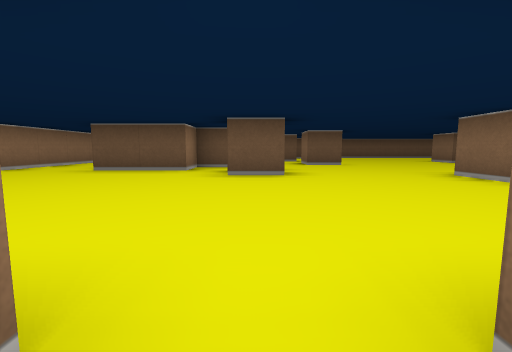
view 1 (above)

23 first-person views from a walk through a cub3D maze. The camera is about half as high as the walls, tilts 6° down and sees 90° across. The floor is counted in squares. Each view is taken from the middle of a square. On the plan, view 1 faces up. The plan holds only what a view shows up to about 9 squares ahead; the rest is blank.

view 2
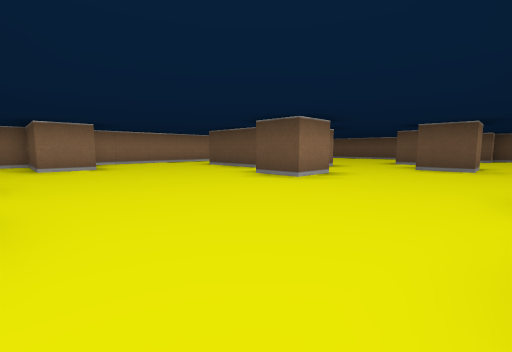

view 3
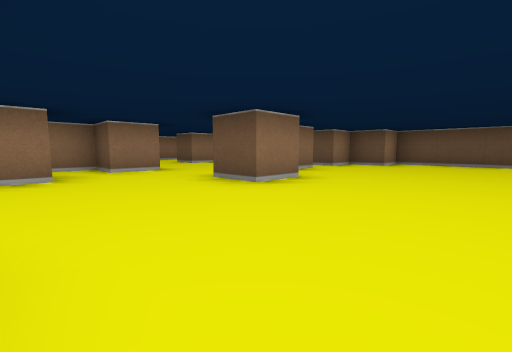

view 4
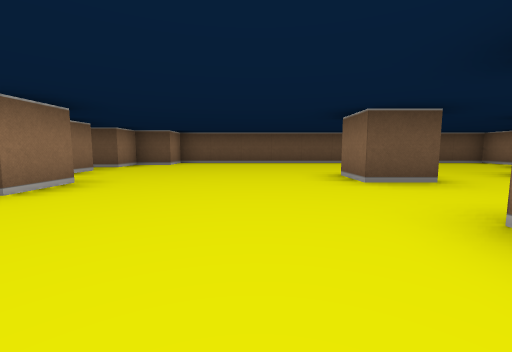

view 5
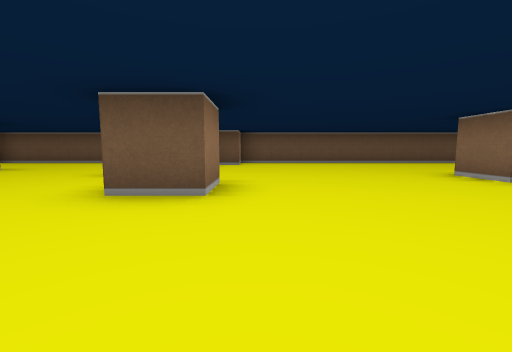

view 6
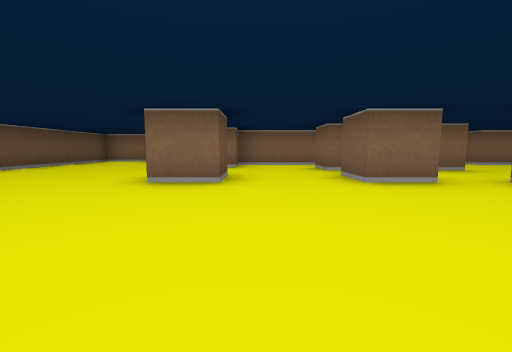

view 7
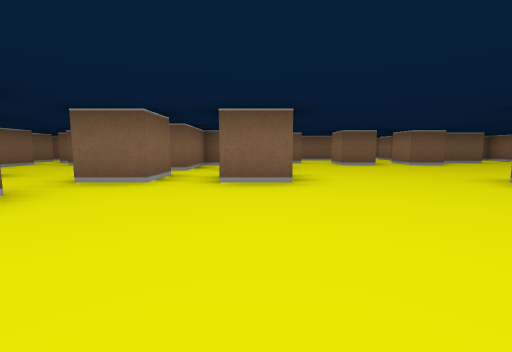

view 8
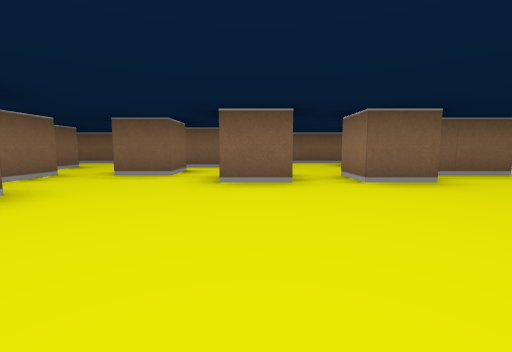

view 9
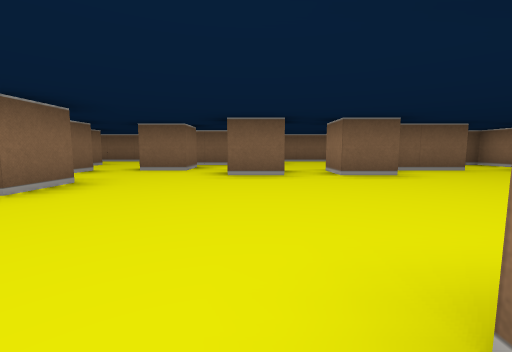

view 10
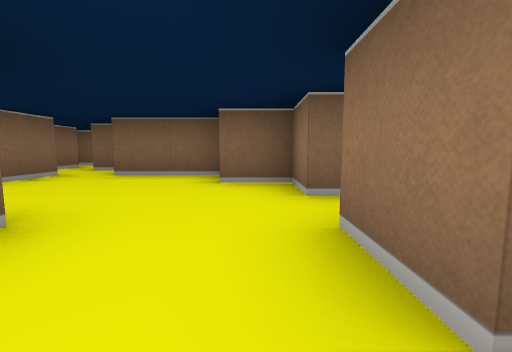

view 11
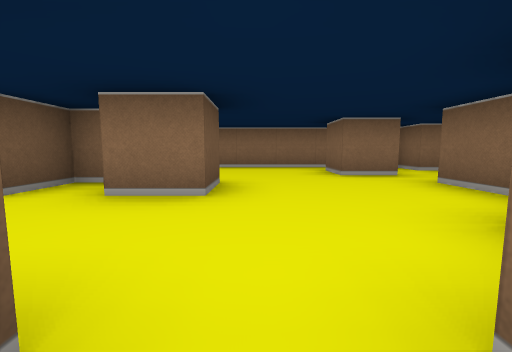

view 12
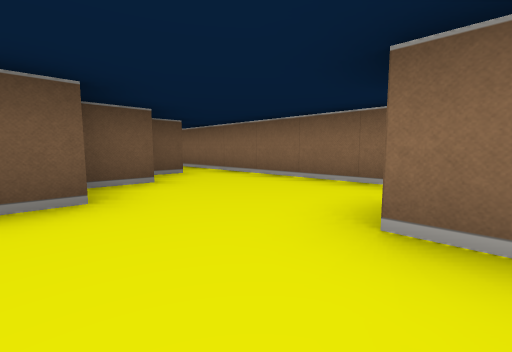

view 13
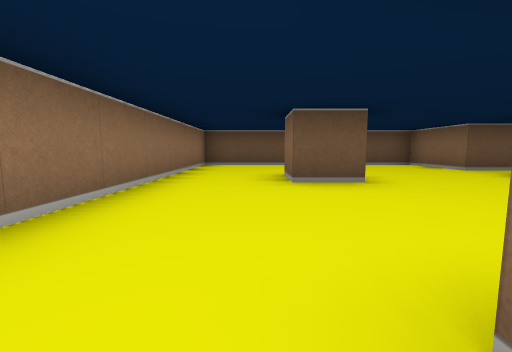

view 14
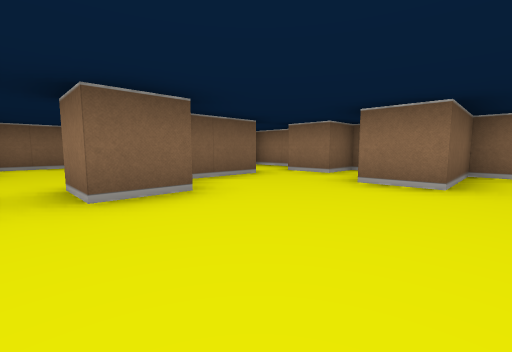

view 15
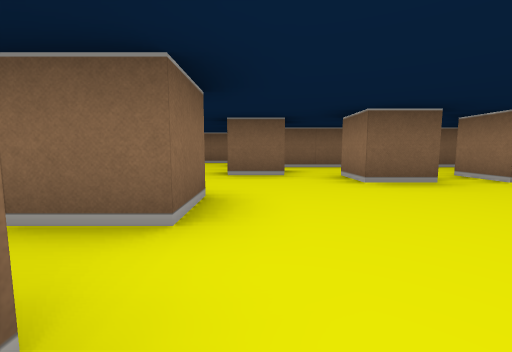

view 16
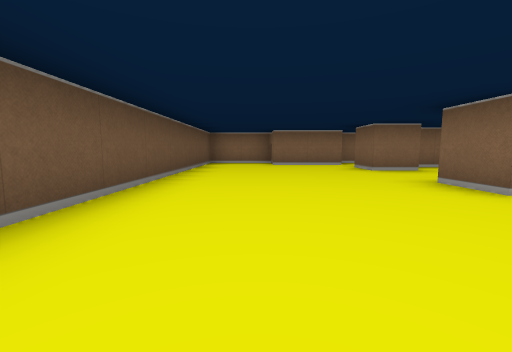

view 17
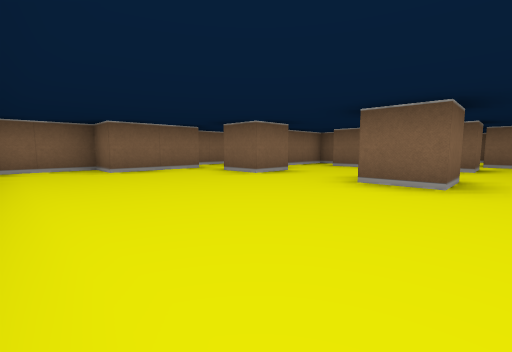

view 18
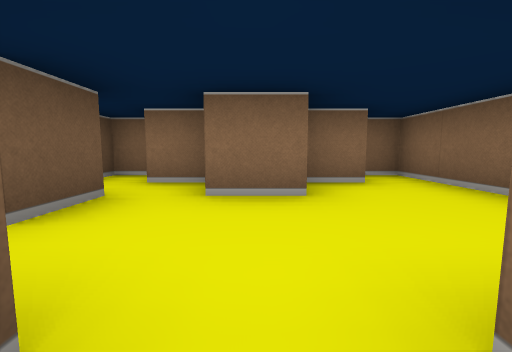

view 19
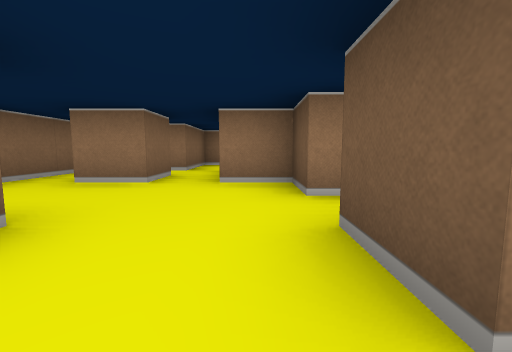

view 20
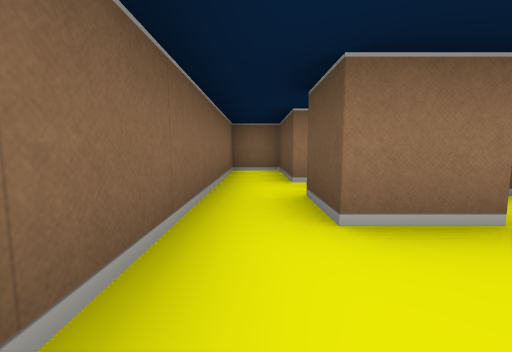

view 21
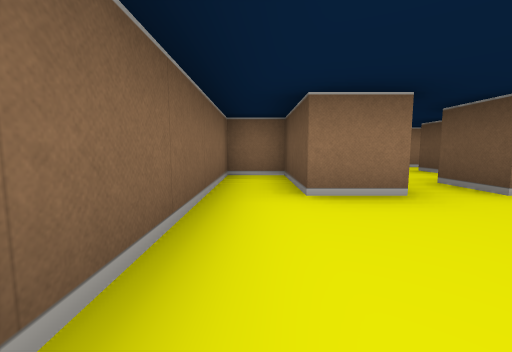

view 22
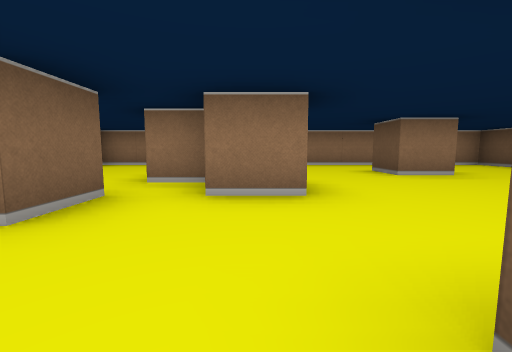

view 23
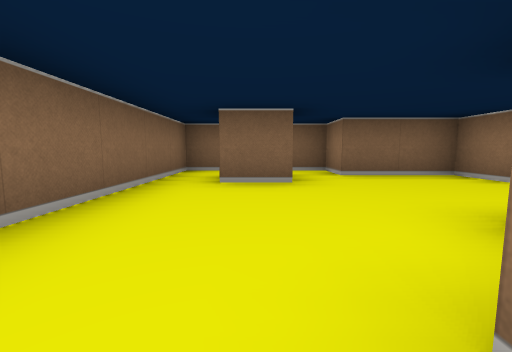

### Floor plan
Key: @ floor where view 1 was taken; # wall or solid block; . floor.
Columns run from 6 left of view 1 to 13 right of it. Each row starts with its distance up from view 1.
 14 ####################
 13 #......##..........#
 12 #......#...........#
 11 #.................##
 10 #..#...#..........##
  9 #............#..##.#
  8 #.......#........#.#
  7 #....#...........#.#
  6 #..###.......#.###.#
  5 #.....#.........#..#
  4 #.........#.#..##..#
  3 #..................#
  2 ###.......#.#......#
  1 #...........###..#.#
  0 ##...#@#...######..#
 -1 #..###...#...#  #.##
 -2 #...........##    .
 -3 ###.#..###...##   #
 -4 #......#......#
 -5 ###############

Where each view was taken, in squares from view 1:
view 1: 0 up, 0 right, facing up
view 2: 1 up, 3 right, facing up-left
view 3: 5 up, 5 right, facing up-left
view 4: 5 up, 5 right, facing up
view 5: 5 up, 3 right, facing up
view 6: 8 up, 3 right, facing right
view 7: 8 up, 4 right, facing down
view 8: 4 up, 1 right, facing down
view 9: 5 up, 1 right, facing down
view 10: 5 up, 7 right, facing down
view 11: 3 up, 6 right, facing right
view 12: 1 up, 9 right, facing up-right
view 13: 6 up, 4 left, facing up
view 14: 3 up, 0 right, facing down-left
view 15: 4 up, 3 right, facing down
view 16: 12 up, 4 right, facing right
view 17: 13 up, 6 right, facing down-right
view 18: 2 down, 3 right, facing right
view 19: 1 down, 2 right, facing left
view 20: 4 down, 0 right, facing left
view 21: 4 down, 6 right, facing left
view 22: 7 up, 2 right, facing left
view 23: 5 up, 11 right, facing down
